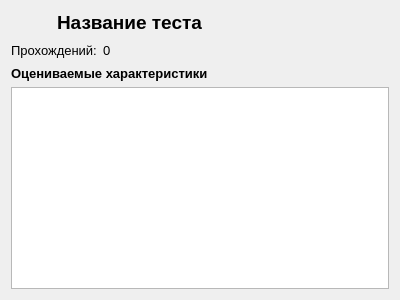
<?xml version="1.0" encoding="UTF-8"?>
<ui version="4.0">
 <class>PassedTestForm</class>
 <widget class="QWidget" name="PassedTestForm">
  <property name="geometry">
   <rect>
    <x>0</x>
    <y>0</y>
    <width>400</width>
    <height>300</height>
   </rect>
  </property>
  <property name="sizePolicy">
   <sizepolicy hsizetype="Expanding" vsizetype="Preferred">
    <horstretch>0</horstretch>
    <verstretch>0</verstretch>
   </sizepolicy>
  </property>
  <property name="windowTitle">
   <string>Статистика по тесту</string>
  </property>
  <layout class="QVBoxLayout" name="verticalLayout">
   <item>
    <layout class="QHBoxLayout" name="horizontalLayout_2" stretch="0,1">
     <item>
      <widget class="QPushButton" name="backButton">
       <property name="text">
        <string/>
       </property>
       <property name="icon">
        <iconset resource="../../../resources/images/images.qrc">
         <normaloff>:/images/arrow-left.svg</normaloff>:/images/arrow-left.svg</iconset>
       </property>
       <property name="iconSize">
        <size>
         <width>20</width>
         <height>20</height>
        </size>
       </property>
       <property name="flat">
        <bool>true</bool>
       </property>
      </widget>
     </item>
     <item>
      <widget class="QLabel" name="testNameLabel">
       <property name="sizePolicy">
        <sizepolicy hsizetype="Expanding" vsizetype="Preferred">
         <horstretch>0</horstretch>
         <verstretch>0</verstretch>
        </sizepolicy>
       </property>
       <property name="font">
        <font>
         <pointsize>14</pointsize>
         <weight>75</weight>
         <bold>true</bold>
        </font>
       </property>
       <property name="text">
        <string>Название теста</string>
       </property>
      </widget>
     </item>
    </layout>
   </item>
   <item>
    <layout class="QHBoxLayout" name="horizontalLayout">
     <item>
      <widget class="QLabel" name="label_2">
       <property name="font">
        <font>
         <pointsize>10</pointsize>
        </font>
       </property>
       <property name="text">
        <string>Прохождений:</string>
       </property>
      </widget>
     </item>
     <item>
      <widget class="QLabel" name="numberOfPassesLabel">
       <property name="font">
        <font>
         <pointsize>10</pointsize>
        </font>
       </property>
       <property name="text">
        <string>0</string>
       </property>
      </widget>
     </item>
     <item>
      <spacer name="horizontalSpacer">
       <property name="orientation">
        <enum>Qt::Horizontal</enum>
       </property>
       <property name="sizeHint" stdset="0">
        <size>
         <width>40</width>
         <height>20</height>
        </size>
       </property>
      </spacer>
     </item>
    </layout>
   </item>
   <item>
    <widget class="QLabel" name="label_4">
     <property name="font">
      <font>
       <pointsize>10</pointsize>
       <weight>75</weight>
       <bold>true</bold>
      </font>
     </property>
     <property name="text">
      <string>Оцениваемые характеристики</string>
     </property>
    </widget>
   </item>
   <item>
    <widget class="QListView" name="scalesListView">
     <property name="autoFillBackground">
      <bool>false</bool>
     </property>
     <property name="editTriggers">
      <set>QAbstractItemView::NoEditTriggers</set>
     </property>
     <property name="showDropIndicator" stdset="0">
      <bool>false</bool>
     </property>
     <property name="resizeMode">
      <enum>QListView::Adjust</enum>
     </property>
    </widget>
   </item>
  </layout>
 </widget>
 <resources>
  <include location="../../../resources/images/images.qrc"/>
 </resources>
 <connections/>
</ui>
